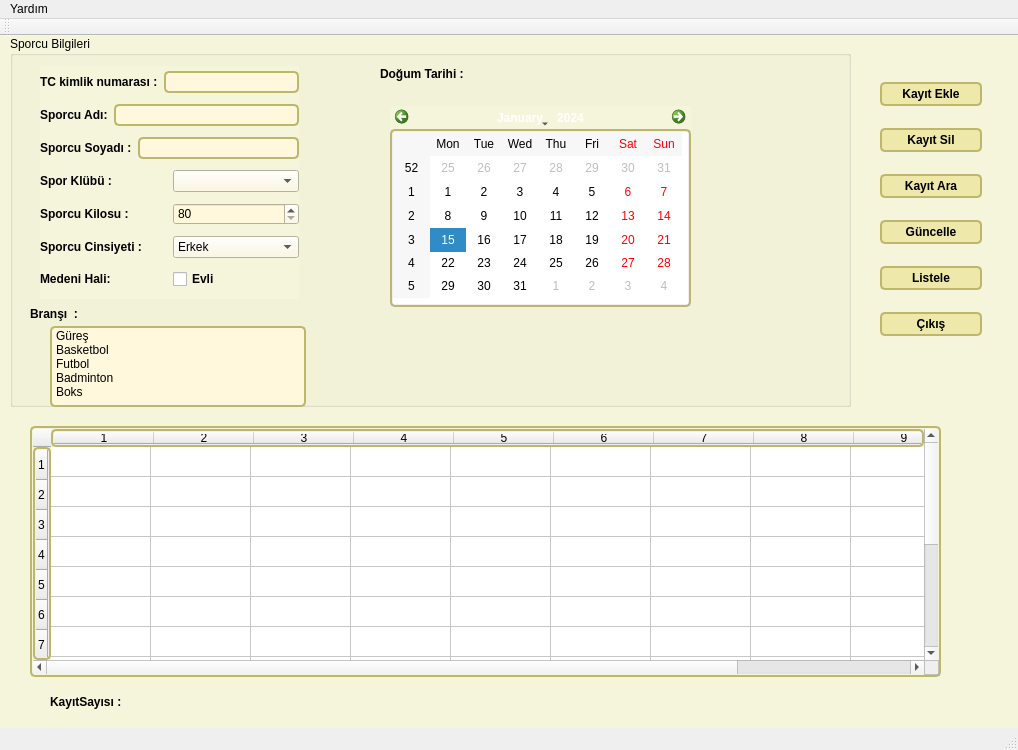
<?xml version="1.0" encoding="UTF-8"?>
<ui version="4.0">
 <class>MainWindow</class>
 <widget class="QMainWindow" name="MainWindow">
  <property name="geometry">
   <rect>
    <x>0</x>
    <y>0</y>
    <width>1018</width>
    <height>750</height>
   </rect>
  </property>
  <property name="windowTitle">
   <string>MainWindow</string>
  </property>
  <property name="styleSheet">
   <string notr="true">.QWidget {
   background-color: beige;
}

/* Nice Windows-XP-style password character. */
QLineEdit[echoMode=&quot;2&quot;] {
    lineedit-password-character: 9679;
}

/* We provide a min-width and min-height for push buttons
   so that they look elegant regardless of the width of the text. */
QPushButton {
    background-color: palegoldenrod;
    border-width: 2px;
    border-color: darkkhaki;
    border-style: solid;
    border-radius: 5;
    padding: 3px;
    min-width: 9ex;
    min-height: 2.5ex;
}

QPushButton:hover {
   background-color: red;
}

/* Increase the padding, so the text is shifted when the button is
   pressed. */
QPushButton:pressed {
    padding-left: 5px;
    padding-top: 5px;
    background-color: #d0d67c;
}

QLabel, QAbstractButton {
    font: bold;
}

/* Mark mandatory fields with a brownish color. */
.mandatory {
    color: brown;
}

/* Bold text on status bar looks awful. */
QStatusBar QLabel {
   font: normal;
}

QStatusBar::item {
    border-width: 1;
    border-color: darkkhaki;
    border-style: solid;
    border-radius: 2;
}

QComboBox, QLineEdit, QSpinBox, QTextEdit, QListView {
    background-color: cornsilk;
    selection-color: #0a214c; 
    selection-background-color: #C19A6B;
}

QListView {
    show-decoration-selected: 1;
}

QListView::item:hover {
    background-color: wheat;
}

/* We reserve 1 pixel space in padding. When we get the focus,
   we kill the padding and enlarge the border. This makes the items
   glow. */
QLineEdit, QFrame {
    border-width: 2px;
    padding: 1px;
    border-style: solid;
    border-color: darkkhaki;
    border-radius: 5px;
}

/* As mentioned above, eliminate the padding and increase the border. */
QLineEdit:focus, QFrame:focus {
    border-width: 3px;
    padding: 0px;
}

/* A QLabel is a QFrame ... */
QLabel {
    border: none;
    padding: 0;
    background: none;
}

/* A QToolTip is a QLabel ... */
QToolTip {
    border: 2px solid darkkhaki;
    padding: 5px;
    border-radius: 3px;
    opacity: 200;
}

/* Nice to have the background color change when hovered. */
QRadioButton:hover, QCheckBox:hover {
    background-color: wheat;
}

/* Force the dialog's buttons to follow the Windows guidelines. */
QDialogButtonBox {
    button-layout: 0;
}

</string>
  </property>
  <widget class="QWidget" name="centralwidget">
   <widget class="QGroupBox" name="groupBox">
    <property name="geometry">
     <rect>
      <x>10</x>
      <y>0</y>
      <width>841</width>
      <height>371</height>
     </rect>
    </property>
    <property name="title">
     <string>Sporcu Bilgileri</string>
    </property>
    <widget class="QListWidget" name="lwBrans">
     <property name="geometry">
      <rect>
       <x>40</x>
       <y>290</y>
       <width>256</width>
       <height>81</height>
      </rect>
     </property>
     <item>
      <property name="text">
       <string>Güreş</string>
      </property>
     </item>
     <item>
      <property name="text">
       <string>Basketbol</string>
      </property>
     </item>
     <item>
      <property name="text">
       <string>Futbol</string>
      </property>
     </item>
     <item>
      <property name="text">
       <string>Badminton</string>
      </property>
     </item>
     <item>
      <property name="text">
       <string>Boks</string>
      </property>
     </item>
    </widget>
    <widget class="QLabel" name="label_9">
     <property name="geometry">
      <rect>
       <x>20</x>
       <y>270</y>
       <width>61</width>
       <height>16</height>
      </rect>
     </property>
     <property name="text">
      <string>Branşı  :</string>
     </property>
    </widget>
    <widget class="QWidget" name="layoutWidget">
     <property name="geometry">
      <rect>
       <x>30</x>
       <y>30</y>
       <width>259</width>
       <height>233</height>
      </rect>
     </property>
     <layout class="QVBoxLayout" name="verticalLayout">
      <item>
       <layout class="QHBoxLayout" name="horizontalLayout">
        <item>
         <widget class="QLabel" name="label">
          <property name="text">
           <string>TC kimlik numarası :</string>
          </property>
         </widget>
        </item>
        <item>
         <widget class="QLineEdit" name="lneTCK">
          <property name="maxLength">
           <number>11</number>
          </property>
         </widget>
        </item>
       </layout>
      </item>
      <item>
       <layout class="QHBoxLayout" name="horizontalLayout_2">
        <item>
         <widget class="QLabel" name="label_2">
          <property name="text">
           <string>Sporcu Adı:</string>
          </property>
         </widget>
        </item>
        <item>
         <widget class="QLineEdit" name="lneSporcuAdi"/>
        </item>
       </layout>
      </item>
      <item>
       <layout class="QHBoxLayout" name="horizontalLayout_3">
        <item>
         <widget class="QLabel" name="label_3">
          <property name="text">
           <string>Sporcu Soyadı :</string>
          </property>
         </widget>
        </item>
        <item>
         <widget class="QLineEdit" name="lneSpocuSoyadi"/>
        </item>
       </layout>
      </item>
      <item>
       <layout class="QHBoxLayout" name="horizontalLayout_4">
        <item>
         <widget class="QLabel" name="label_4">
          <property name="text">
           <string>Spor Klübü :</string>
          </property>
         </widget>
        </item>
        <item>
         <widget class="QComboBox" name="cmbSporKlubu">
          <property name="currentIndex">
           <number>-1</number>
          </property>
          <item>
           <property name="text">
            <string>KSK</string>
           </property>
          </item>
          <item>
           <property name="text">
            <string>BJK</string>
           </property>
          </item>
          <item>
           <property name="text">
            <string>FB</string>
           </property>
          </item>
          <item>
           <property name="text">
            <string>GS</string>
           </property>
          </item>
          <item>
           <property name="text">
            <string>EFES</string>
           </property>
          </item>
          <item>
           <property name="text">
            <string>BANVİT</string>
           </property>
          </item>
         </widget>
        </item>
       </layout>
      </item>
      <item>
       <layout class="QHBoxLayout" name="horizontalLayout_5">
        <item>
         <widget class="QLabel" name="label_5">
          <property name="text">
           <string>Sporcu Kilosu :</string>
          </property>
         </widget>
        </item>
        <item>
         <widget class="QSpinBox" name="spnKilo">
          <property name="minimum">
           <number>80</number>
          </property>
          <property name="maximum">
           <number>130</number>
          </property>
          <property name="value">
           <number>80</number>
          </property>
         </widget>
        </item>
       </layout>
      </item>
      <item>
       <layout class="QHBoxLayout" name="horizontalLayout_6">
        <item>
         <widget class="QLabel" name="label_6">
          <property name="text">
           <string>Sporcu Cinsiyeti :</string>
          </property>
         </widget>
        </item>
        <item>
         <widget class="QComboBox" name="cmbCinsiyet">
          <item>
           <property name="text">
            <string>Erkek</string>
           </property>
          </item>
          <item>
           <property name="text">
            <string>Kadın</string>
           </property>
          </item>
         </widget>
        </item>
       </layout>
      </item>
      <item>
       <layout class="QHBoxLayout" name="horizontalLayout_7">
        <item>
         <widget class="QLabel" name="label_7">
          <property name="text">
           <string>Medeni Hali:</string>
          </property>
         </widget>
        </item>
        <item>
         <widget class="QCheckBox" name="chkMedeniHal">
          <property name="text">
           <string>Evli</string>
          </property>
         </widget>
        </item>
       </layout>
      </item>
     </layout>
    </widget>
    <widget class="QCalendarWidget" name="cwDtarihi">
     <property name="geometry">
      <rect>
       <x>380</x>
       <y>70</y>
       <width>301</width>
       <height>201</height>
      </rect>
     </property>
    </widget>
    <widget class="QLabel" name="label_8">
     <property name="geometry">
      <rect>
       <x>370</x>
       <y>30</y>
       <width>101</width>
       <height>16</height>
      </rect>
     </property>
     <property name="text">
      <string>Doğum Tarihi :</string>
     </property>
    </widget>
   </widget>
   <widget class="QWidget" name="layoutWidget">
    <property name="geometry">
     <rect>
      <x>880</x>
      <y>30</y>
      <width>102</width>
      <height>291</height>
     </rect>
    </property>
    <layout class="QVBoxLayout" name="verticalLayout_2">
     <item>
      <widget class="QPushButton" name="btnEkle">
       <property name="text">
        <string>Kayıt Ekle</string>
       </property>
      </widget>
     </item>
     <item>
      <widget class="QPushButton" name="btnSil">
       <property name="text">
        <string>Kayıt Sil</string>
       </property>
      </widget>
     </item>
     <item>
      <widget class="QPushButton" name="btnAra">
       <property name="text">
        <string>Kayıt Ara</string>
       </property>
      </widget>
     </item>
     <item>
      <widget class="QPushButton" name="btnGncelle">
       <property name="text">
        <string>Güncelle</string>
       </property>
      </widget>
     </item>
     <item>
      <widget class="QPushButton" name="btnListele">
       <property name="text">
        <string>Listele</string>
       </property>
      </widget>
     </item>
     <item>
      <widget class="QPushButton" name="btnCikis">
       <property name="text">
        <string>Çıkış</string>
       </property>
      </widget>
     </item>
    </layout>
   </widget>
   <widget class="QTableWidget" name="tblwSporcuBilgi">
    <property name="geometry">
     <rect>
      <x>30</x>
      <y>390</y>
      <width>911</width>
      <height>251</height>
     </rect>
    </property>
    <property name="rowCount">
     <number>14</number>
    </property>
    <property name="columnCount">
     <number>10</number>
    </property>
    <row/>
    <row/>
    <row/>
    <row/>
    <row/>
    <row/>
    <row/>
    <row/>
    <row/>
    <row/>
    <row/>
    <row/>
    <row/>
    <row/>
    <column/>
    <column/>
    <column/>
    <column/>
    <column/>
    <column/>
    <column/>
    <column/>
    <column/>
    <column/>
   </widget>
   <widget class="QLabel" name="lblKayitSayisi">
    <property name="geometry">
     <rect>
      <x>50</x>
      <y>656</y>
      <width>81</width>
      <height>20</height>
     </rect>
    </property>
    <property name="text">
     <string>KayıtSayısı :</string>
    </property>
   </widget>
   <widget class="QLabel" name="label_10">
    <property name="geometry">
     <rect>
      <x>140</x>
      <y>660</y>
      <width>60</width>
      <height>16</height>
     </rect>
    </property>
    <property name="text">
     <string/>
    </property>
   </widget>
  </widget>
  <widget class="QMenuBar" name="menubar">
   <property name="geometry">
    <rect>
     <x>0</x>
     <y>0</y>
     <width>1018</width>
     <height>36</height>
    </rect>
   </property>
   <widget class="QMenu" name="menuYard_m">
    <property name="title">
     <string>Yardım</string>
    </property>
    <addaction name="menu_Hakkimda"/>
    <addaction name="actionUla"/>
   </widget>
   <addaction name="menuYard_m"/>
  </widget>
  <widget class="QStatusBar" name="statusbar"/>
  <widget class="QToolBar" name="toolBar">
   <property name="windowTitle">
    <string>toolBar</string>
   </property>
   <attribute name="toolBarArea">
    <enum>TopToolBarArea</enum>
   </attribute>
   <attribute name="toolBarBreak">
    <bool>false</bool>
   </attribute>
  </widget>
  <action name="menu_Hakkimda">
   <property name="text">
    <string>Hakkımda</string>
   </property>
  </action>
  <action name="actionUla">
   <property name="text">
    <string>Ulaş</string>
   </property>
  </action>
 </widget>
 <resources/>
 <connections/>
</ui>
